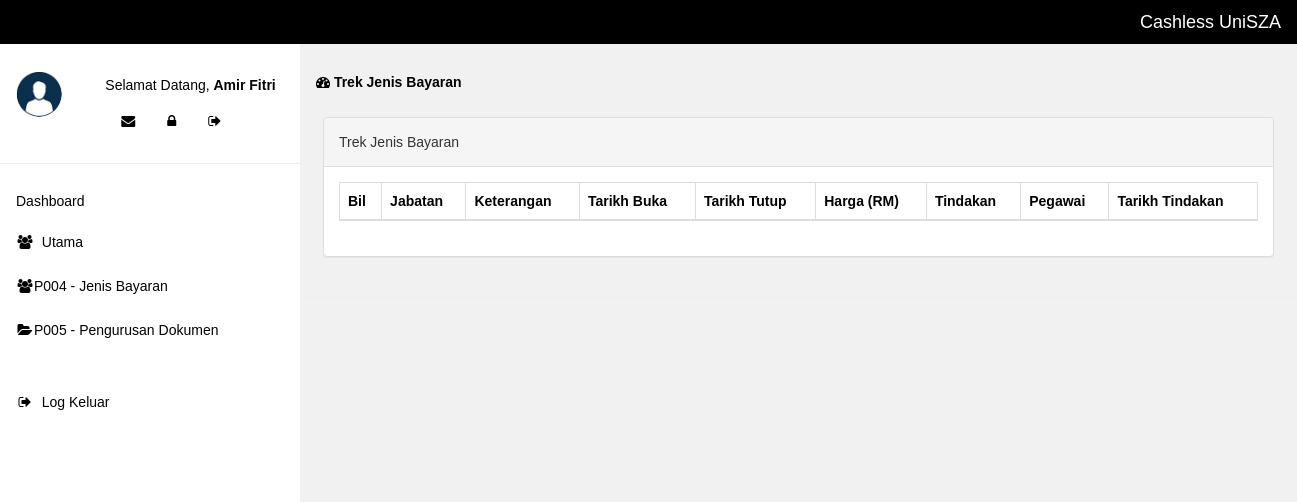
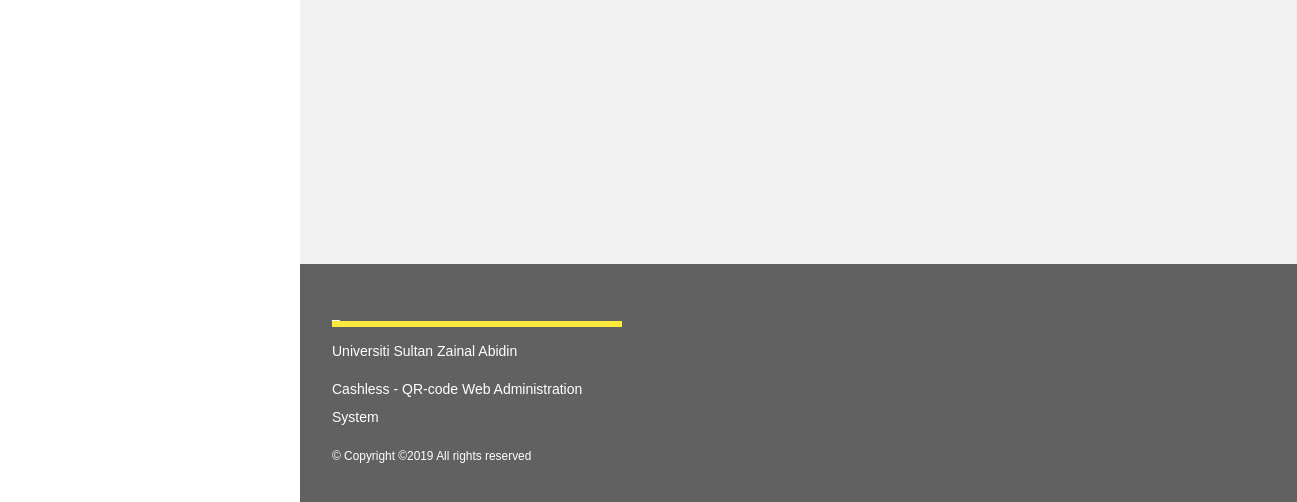
Page /tracking_jenis_bayaran.php (signed in) on the earlier database version (2 pictures, top to bottom).
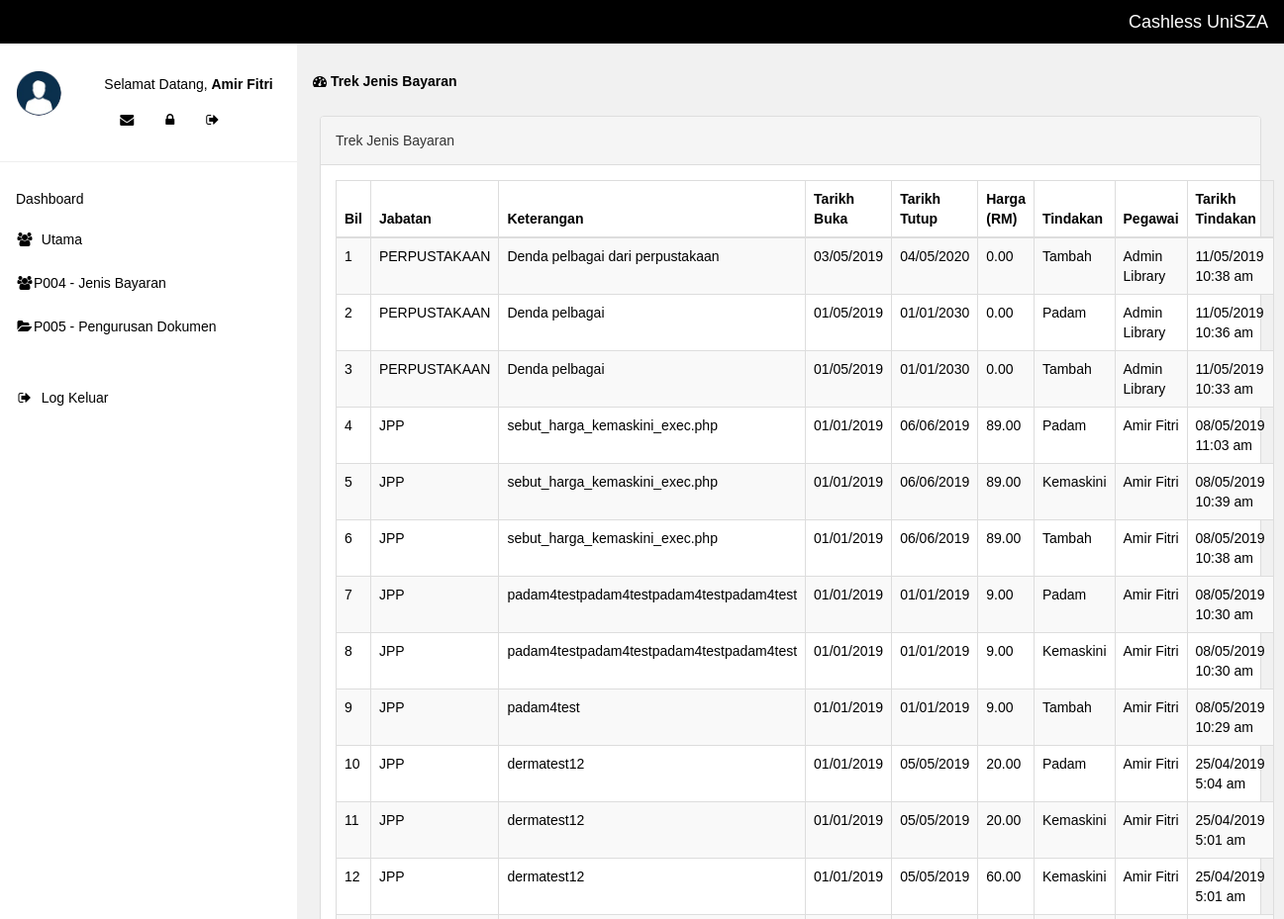
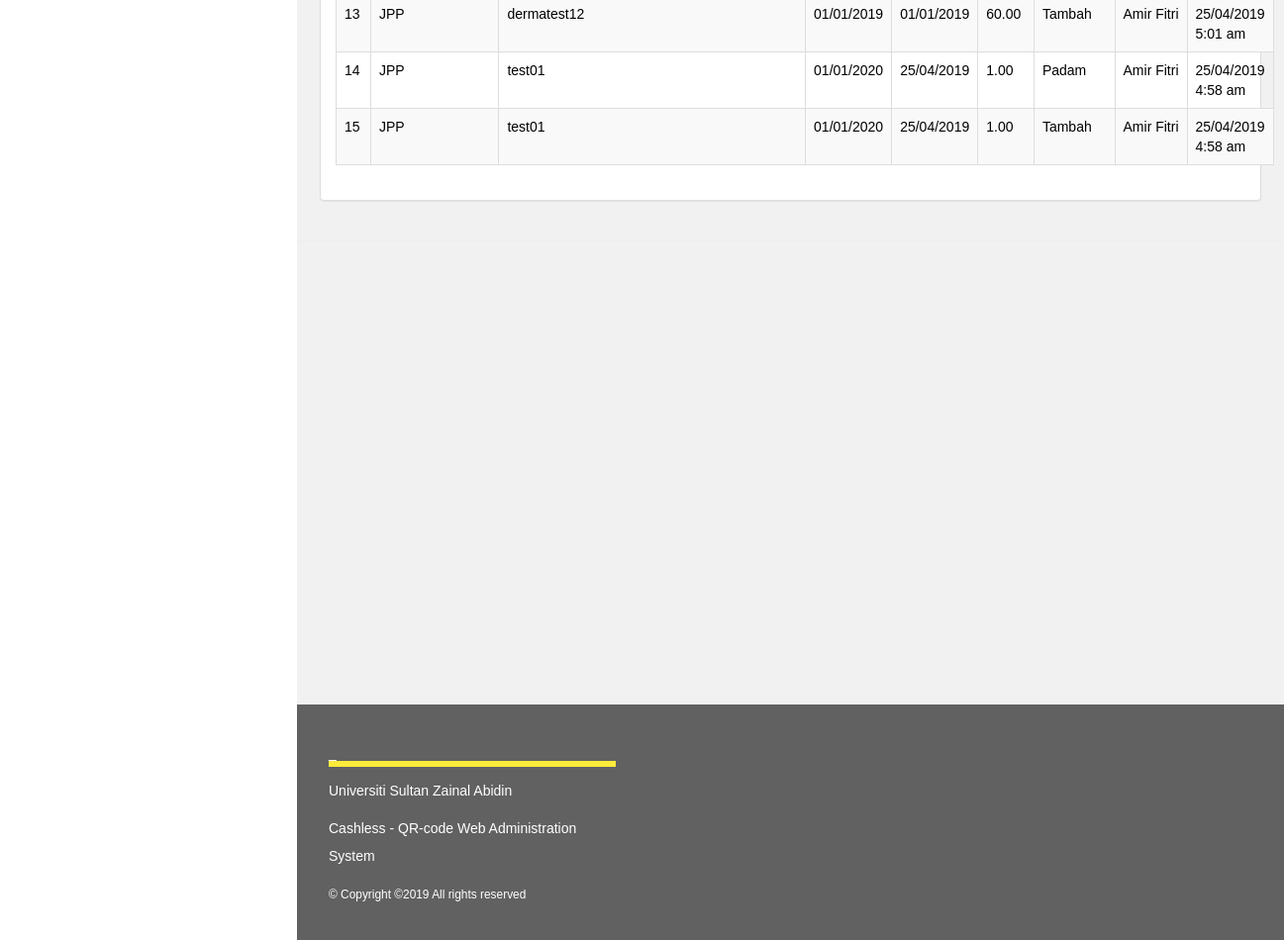
Same page on the later database version (2 pictures, top to bottom).
### tables this page shows
CREATE TABLE tracking (
  id INT(10) NOT NULL AUTO_INCREMENT PRIMARY KEY ,
  id_jenistransaksi VARCHAR(16) NOT NULL,
  jabatan VARCHAR(40) NOT NULL,
  description VARCHAR(300) NULL,
  tarikhbuka DATE NOT NULL,
  tarikhtutup DATE NOT NULL,
  harga FLOAT(10,2) NOT NULL,
  tindakan VARCHAR(15) NULL,
  edit_by VARCHAR(100) NULL,
  created_date TIMESTAMP NULL DEFAULT CURRENT_TIMESTAMP
  );

### web/ui/table_tracking_jenis_bayaran.php (the view, shortened to what this page needs)
<div class="col-md-12">
                    <div class="panel panel-default">
                        <div class="panel-heading">
                             Trek Jenis Bayaran
                        </div>
                        <div class="panel-body">
                            <div class="table-responsive">
                                <table class="table table-striped table-bordered table-hover" id="dataTables-example">
                                    <thead>
                                        <tr>
                                            <th>Bil</th>
                                            <th>Jabatan</th>
											 <th>Keterangan</th>
                                            <th>Tarikh Buka</th>
                                            <th>Tarikh Tutup</th>
											<th>Harga (RM)</th>
											<th>Tindakan</th>
											<th>Pegawai</th>
											<th>Tarikh Tindakan</th>
                                        </tr>
                                    </thead>
                                    <tbody>
<?php
							$data = mysql_query("SELECT * FROM tracking ORDER BY created_date DESC");
										$i=1;
										while($info = mysql_fetch_array( $data )) {
$tarikhbuka=$info['tarikhbuka'];
$tarikhtutup=$info['tarikhtutup'];
$created_date=$info['created_date'];
$tarikhbuka= DateTime::createFromFormat('Y-m-d', $tarikhbuka)->format('d/m/Y');
$tarikhtutup= DateTime::createFromFormat('Y-m-d', $tarikhtutup)->format('d/m/Y');
$created_date= DateTime::createFromFormat('Y-m-d H:i:s', $created_date)->format('d/m/Y g:i a');
											echo "<tr class='gradeA'>";
											echo "<td>".$i." </td>";
											echo "<td>".$info['jabatan']." </td>";
                                            echo "<td>".$info['description'] . " </td>";
											echo "<td>".$tarikhbuka . " </td>";
											echo "<td>".$tarikhtutup . " </td>";
											echo "<td>".$info['harga'] . " </td>";
											echo "<td>".$info['tindakan'] . " </td>";
											echo "<td>".$info['edit_by'] . " </td>";
											echo "<td>".$created_date . " </td>";
                                            ?>
										 </tr>
										 <?
										$i++;}
										?>
                                    </tbody>
                                </table>
                            </div>
                        </div>
                    </div>
                </div>

Differences in the rows shown:
added tracking: jabatan "PERPUSTAKAAN", description "Denda pelbagai dari perpustakaan", tarikhbuka "03/05/2019", tarikhtutup "04/05/2020", harga "0.00", tindakan "Tambah", edit_by "Admin Library", created_date "11/05/2019 10:38 am"
added tracking: jabatan "PERPUSTAKAAN", description "Denda pelbagai", tarikhbuka "01/05/2019", tarikhtutup "01/01/2030", harga "0.00", tindakan "Padam", edit_by "Admin Library", created_date "11/05/2019 10:36 am"
added tracking: jabatan "PERPUSTAKAAN", description "Denda pelbagai", tarikhbuka "01/05/2019", tarikhtutup "01/01/2030", harga "0.00", tindakan "Tambah", edit_by "Admin Library", created_date "11/05/2019 10:33 am"
added tracking: jabatan "JPP", description "sebut_harga_kemaskini_exec.php", tarikhbuka "01/01/2019", tarikhtutup "06/06/2019", harga "89.00", tindakan "Padam", edit_by "Amir Fitri", created_date "08/05/2019 11:03 am"
added tracking: jabatan "JPP", description "sebut_harga_kemaskini_exec.php", tarikhbuka "01/01/2019", tarikhtutup "06/06/2019", harga "89.00", tindakan "Kemaskini", edit_by "Amir Fitri", created_date "08/05/2019 10:39 am"
added tracking: jabatan "JPP", description "sebut_harga_kemaskini_exec.php", tarikhbuka "01/01/2019", tarikhtutup "06/06/2019", harga "89.00", tindakan "Tambah", edit_by "Amir Fitri", created_date "08/05/2019 10:38 am"
added tracking: jabatan "JPP", description "padam4testpadam4testpadam4testpadam4test", tarikhbuka "01/01/2019", tarikhtutup "01/01/2019", harga "9.00", tindakan "Padam", edit_by "Amir Fitri", created_date "08/05/2019 10:30 am"
added tracking: jabatan "JPP", description "padam4testpadam4testpadam4testpadam4test", tarikhbuka "01/01/2019", tarikhtutup "01/01/2019", harga "9.00", tindakan "Kemaskini", edit_by "Amir Fitri", created_date "08/05/2019 10:30 am"
added tracking: jabatan "JPP", description "padam4test", tarikhbuka "01/01/2019", tarikhtutup "01/01/2019", harga "9.00", tindakan "Tambah", edit_by "Amir Fitri", created_date "08/05/2019 10:29 am"
added tracking: jabatan "JPP", description "dermatest12", tarikhbuka "01/01/2019", tarikhtutup "05/05/2019", harga "20.00", tindakan "Padam", edit_by "Amir Fitri", created_date "25/04/2019 5:04 am"
added tracking: jabatan "JPP", description "dermatest12", tarikhbuka "01/01/2019", tarikhtutup "05/05/2019", harga "20.00", tindakan "Kemaskini", edit_by "Amir Fitri", created_date "25/04/2019 5:01 am"
added tracking: jabatan "JPP", description "dermatest12", tarikhbuka "01/01/2019", tarikhtutup "05/05/2019", harga "60.00", tindakan "Kemaskini", edit_by "Amir Fitri", created_date "25/04/2019 5:01 am"
added tracking: jabatan "JPP", description "dermatest12", tarikhbuka "01/01/2019", tarikhtutup "01/01/2019", harga "60.00", tindakan "Tambah", edit_by "Amir Fitri", created_date "25/04/2019 5:01 am"
added tracking: jabatan "JPP", description "test01", tarikhbuka "01/01/2020", tarikhtutup "25/04/2019", harga "1.00", tindakan "Padam", edit_by "Amir Fitri", created_date "25/04/2019 4:58 am"
added tracking: jabatan "JPP", description "test01", tarikhbuka "01/01/2020", tarikhtutup "25/04/2019", harga "1.00", tindakan "Tambah", edit_by "Amir Fitri", created_date "25/04/2019 4:58 am"
